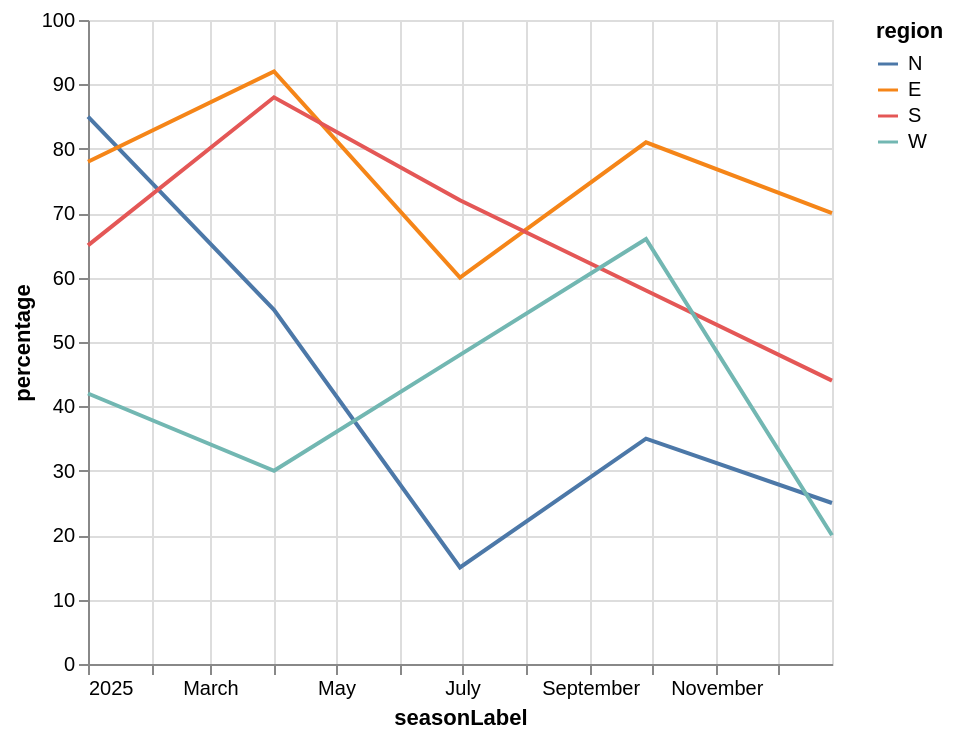

Describe this chart as a Vega-Lite specification.
### Vega-Lite specification from a JSON file in a GitHub repository (floating-point values rounded to 4 significant figures)
{"mark": "line", "encoding": {"x": {"field": "seasonLabel", "type": "temporal"}, "y": {"field": "percentage", "type": "quantitative", "scale": {"domain": [0, 100], "nice": false}, "axis": {"format": ",.12~g"}}, "color": {"field": "region", "type": "nominal", "sort": ["N", "E", "S", "W"], "scale": {"scheme": "tableau10"}}}, "config": {"view": {"continuousWidth": 372, "continuousHeight": 322}, "axisX": {"labelLimit": 100, "labelFontSize": 10}, "axisY": {"labelFontSize": 10}, "facet": {"spacing": 32}, "mark": {"tooltip": true}}, "data": {"values": [{"season": 1735689600, "seasonLabel": "2025-01-01", "region": "N", "city": "City A", "percentage": 85, "count": 1250, "attitude": "strongly agree", "rank": 1}, {"season": 1735689600, "seasonLabel": "2025-01-01", "region": "E", "city": "City B", "percentage": 78, "count": 2100, "attitude": "agree", "rank": 2}, {"season": 1735689600, "seasonLabel": "2025-01-01", "region": "S", "city": "City C", "percentage": 65, "count": 1540, "attitude": "agree", "rank": 4}, {"season": 1735689600, "seasonLabel": "2025-01-01", "region": "W", "city": "City D", "percentage": 42, "count": 890, "attitude": "neutral", "rank": 8}, {"season": 1743465600, "seasonLabel": "2025-04-01", "region": "N", "city": "City E", "percentage": 55, "count": 920, "attitude": "agree", "rank": 6}, {"season": 1743465600, "seasonLabel": "2025-04-01", "region": "E", "city": "City F", "percentage": 92, "count": 1780, "attitude": "strongly agree", "rank": 1}, {"season": 1743465600, "seasonLabel": "2025-04-01", "region": "S", "city": "City G", "percentage": 88, "count": 1950, "attitude": "strongly agree", "rank": 2}, {"season": 1743465600, "seasonLabel": "2025-04-01", "region": "W", "city": "City H", "percentage": 30, "count": 1100, "attitude": "disagree", "rank": 12}, {"season": 1751241600, "seasonLabel": "2025-06-30", "region": "N", "city": "City I", "percentage": 15, "count": 320, "attitude": "strongly disagree", "rank": 20}, {"season": 1751241600, "seasonLabel": "2025-06-30", "region": "E", "city": "City J", "percentage": 60, "count": 880, "attitude": "agree", "rank": 7}, {"season": 1751241600, "seasonLabel": "2025-06-30", "region": "S", "city": "City K", "percentage": 72, "count": 640, "attitude": "agree", "rank": 5}, {"season": 1751241600, "seasonLabel": "2025-06-30", "region": "W", "city": "City L", "percentage": 48, "count": 760, "attitude": "neutral", "rank": 9}, {"season": 1759017600, "seasonLabel": "2025-09-28", "region": "N", "city": "City M", "percentage": 35, "count": 540, "attitude": "disagree", "rank": 15}, {"season": 1759017600, "seasonLabel": "2025-09-28", "region": "E", "city": "City N", "percentage": 81, "count": 1420, "attitude": "strongly agree", "rank": 3}, {"season": 1759017600, "seasonLabel": "2025-09-28", "region": "S", "city": "City O", "percentage": 58, "count": 430, "attitude": "agree", "rank": 10}, {"season": 1759017600, "seasonLabel": "2025-09-28", "region": "W", "city": "City P", "percentage": 66, "count": 720, "attitude": "agree", "rank": 6}, {"season": 1766793600, "seasonLabel": "2025-12-27", "region": "N", "city": "City Q", "percentage": 25, "count": 310, "attitude": "disagree", "rank": 18}, {"season": 1766793600, "seasonLabel": "2025-12-27", "region": "E", "city": "City R", "percentage": 70, "count": 980, "attitude": "agree", "rank": 5}, {"season": 1766793600, "seasonLabel": "2025-12-27", "region": "S", "city": "City S", "percentage": 44, "count": 520, "attitude": "neutral", "rank": 11}, {"season": 1766793600, "seasonLabel": "2025-12-27", "region": "W", "city": "City T", "percentage": 20, "count": 150, "attitude": "strongly disagree", "rank": 19}]}, "$schema": "https://vega.github.io/schema/vega-lite/v5.json", "background": "white"}
